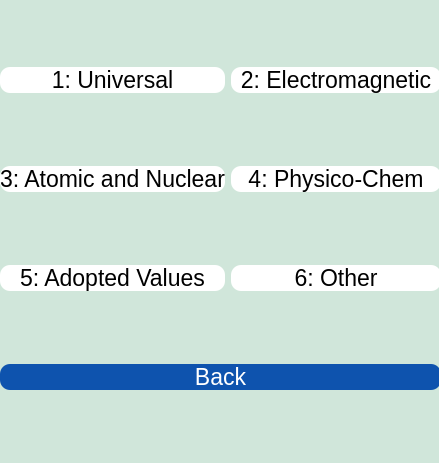
<?xml version="1.0" encoding="UTF-8"?>
<ui version="4.0">
 <class>MainWindow</class>
 <widget class="QMainWindow" name="MainWindow">
  <property name="geometry">
   <rect>
    <x>0</x>
    <y>0</y>
    <width>439</width>
    <height>463</height>
   </rect>
  </property>
  <property name="windowTitle">
   <string>MainWindow</string>
  </property>
  <property name="styleSheet">
   <string notr="true">background-color:#d0e6da ;</string>
  </property>
  <widget class="QWidget" name="centralwidget">
   <widget class="QWidget" name="gridLayoutWidget">
    <property name="geometry">
     <rect>
      <x>0</x>
      <y>0</y>
      <width>441</width>
      <height>461</height>
     </rect>
    </property>
    <layout class="QGridLayout" name="gridLayout">
     <item row="0" column="0">
      <widget class="QPushButton" name="Universal">
       <property name="font">
        <font>
         <pointsize>17</pointsize>
        </font>
       </property>
       <property name="cursor">
        <cursorShape>PointingHandCursor</cursorShape>
       </property>
       <property name="styleSheet">
        <string notr="true">background-color: white;
color: black;
border-radius: 10px;</string>
       </property>
       <property name="text">
        <string>1: Universal</string>
       </property>
      </widget>
     </item>
     <item row="1" column="1">
      <widget class="QPushButton" name="PhysicoChem">
       <property name="font">
        <font>
         <pointsize>17</pointsize>
        </font>
       </property>
       <property name="cursor">
        <cursorShape>PointingHandCursor</cursorShape>
       </property>
       <property name="styleSheet">
        <string notr="true">background-color: white;
color: black;
border-radius: 10px;</string>
       </property>
       <property name="text">
        <string>4: Physico-Chem</string>
       </property>
      </widget>
     </item>
     <item row="2" column="1">
      <widget class="QPushButton" name="Other">
       <property name="font">
        <font>
         <pointsize>17</pointsize>
        </font>
       </property>
       <property name="cursor">
        <cursorShape>PointingHandCursor</cursorShape>
       </property>
       <property name="styleSheet">
        <string notr="true">background-color: white;
color: black;
border-radius: 10px;</string>
       </property>
       <property name="text">
        <string>6: Other</string>
       </property>
      </widget>
     </item>
     <item row="1" column="0">
      <layout class="QGridLayout" name="gridLayout_49">
       <item row="0" column="0">
        <widget class="QPushButton" name="AtomicANuclear">
         <property name="font">
          <font>
           <pointsize>17</pointsize>
          </font>
         </property>
         <property name="cursor">
          <cursorShape>PointingHandCursor</cursorShape>
         </property>
         <property name="styleSheet">
          <string notr="true">background-color: white;
color: black;
border-radius: 10px;</string>
         </property>
         <property name="text">
          <string>3: Atomic and Nuclear</string>
         </property>
        </widget>
       </item>
      </layout>
     </item>
     <item row="3" column="0" colspan="2">
      <widget class="QPushButton" name="goBack">
       <property name="font">
        <font>
         <pointsize>17</pointsize>
        </font>
       </property>
       <property name="cursor">
        <cursorShape>PointingHandCursor</cursorShape>
       </property>
       <property name="styleSheet">
        <string notr="true">background-color: #0e53ae;
color: white;
border-radius: 10px;</string>
       </property>
       <property name="text">
        <string>Back</string>
       </property>
      </widget>
     </item>
     <item row="2" column="0">
      <layout class="QGridLayout" name="gridLayout_50">
       <item row="0" column="0">
        <widget class="QPushButton" name="AdoptedValues">
         <property name="font">
          <font>
           <pointsize>17</pointsize>
          </font>
         </property>
         <property name="cursor">
          <cursorShape>PointingHandCursor</cursorShape>
         </property>
         <property name="styleSheet">
          <string notr="true">background-color: white;
color: black;
border-radius: 10px;</string>
         </property>
         <property name="text">
          <string>5: Adopted Values</string>
         </property>
        </widget>
       </item>
      </layout>
     </item>
     <item row="0" column="1">
      <layout class="QGridLayout" name="gridLayout_45">
       <item row="0" column="0">
        <widget class="QPushButton" name="Electromagnetic">
         <property name="font">
          <font>
           <pointsize>17</pointsize>
          </font>
         </property>
         <property name="cursor">
          <cursorShape>PointingHandCursor</cursorShape>
         </property>
         <property name="styleSheet">
          <string notr="true">background-color: white;
color: black;
border-radius: 10px;</string>
         </property>
         <property name="text">
          <string>2: Electromagnetic</string>
         </property>
        </widget>
       </item>
      </layout>
     </item>
    </layout>
   </widget>
  </widget>
 </widget>
 <resources/>
 <connections/>
</ui>
